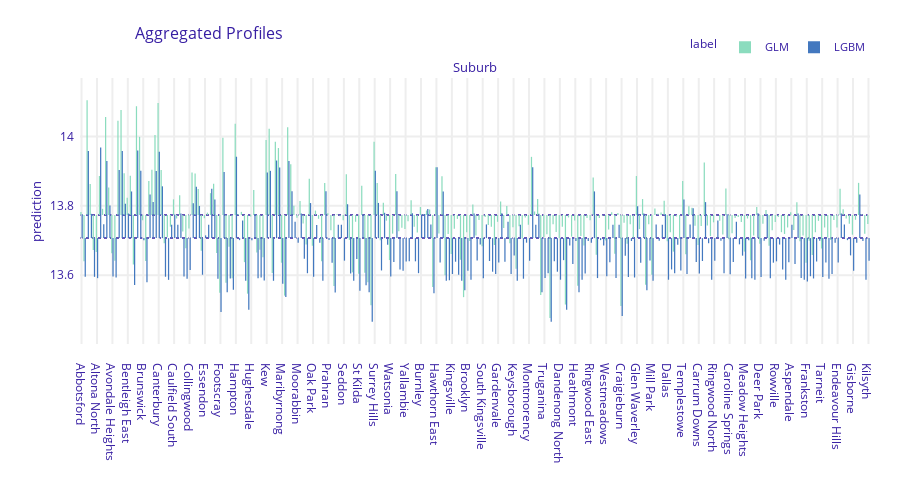

Write notebook code for a chart like this one.
### Code cell
plot_pdp(glm_explainer, lgbm_explainer, "Suburb", variable_type = "categorical")

### Figure 1 — Plotly figure (JSON) as saved in the notebook; plotly's stock layout.template omitted (floating-point values rounded to 4 significant figures; data arrays with more than 128 entries replaced by an {"elided": "..."} marker saying what was removed)
{"data": [{"alignmentgroup": "True", "base": {"elided": "256 float values"}, "customdata": {"elided": "256x3 mixed values"}, "hovertemplate": "<b>%{hovertext}</b><br><br>mean_prediction=%{base:.3f}<br>prediction=%{customdata[0]:.3f}<extra></extra>", "hovertext": {"elided": "256 str values"}, "legendgroup": "GLM", "marker": {"color": "#8bdcbe", "pattern": {"shape": ""}}, "name": "GLM", "offsetgroup": "GLM", "orientation": "v", "showlegend": true, "textposition": "auto", "type": "bar", "x": {"elided": "256 str values"}, "xaxis": "x", "y": {"elided": "256 float values"}, "yaxis": "y"}, {"alignmentgroup": "True", "base": {"elided": "256 float values"}, "customdata": {"elided": "256x3 mixed values"}, "hovertemplate": "<b>%{hovertext}</b><br><br>mean_prediction=%{base:.3f}<br>prediction=%{customdata[0]:.3f}<extra></extra>", "hovertext": {"elided": "256 str values"}, "legendgroup": "LGBM", "marker": {"color": "#4378bf", "pattern": {"shape": ""}}, "name": "LGBM", "offsetgroup": "LGBM", "orientation": "v", "showlegend": true, "textposition": "auto", "type": "bar", "x": {"elided": "256 str values"}, "xaxis": "x", "y": {"elided": "256 float values"}, "yaxis": "y"}], "layout": {"annotations": [{"font": {"size": 13}, "showarrow": false, "text": "Suburb", "x": 0.5, "xanchor": "center", "xref": "paper", "y": 1.0, "yanchor": "bottom", "yref": "paper"}, {"font": {"size": 13}, "showarrow": false, "text": "prediction", "textangle": -90, "x": -0.07, "xref": "paper", "y": 0.5, "yref": "paper"}], "barmode": "group", "font": {"color": "#371ea3"}, "height": 489, "hovermode": "x unified", "legend": {"font": {"size": 11}, "itemsizing": "constant", "orientation": "h", "title": {"font": {"size": 12}, "text": "label"}, "tracegroupgap": 0, "x": 1, "xanchor": "right", "y": 1.061, "yanchor": "bottom"}, "margin": {"b": 71, "r": 30, "t": 78}, "shapes": [{"layer": "below", "line": {"color": "#371ea3", "dash": "dot", "width": 1.5}, "type": "line", "x0": 0, "x1": 1, "xref": "x domain", "y0": 13.77, "y1": 13.77, "yref": "y"}, {"layer": "below", "line": {"color": "#371ea3", "dash": "dot", "width": 1.5}, "type": "line", "x0": 0, "x1": 1, "xref": "x domain", "y0": 13.71, "y1": 13.71, "yref": "y"}], "title": {"font": {"size": 16}, "text": "Aggregated Profiles", "x": 0.15}, "xaxis": {"anchor": "y", "automargin": true, "domain": [0.0, 1.0], "fixedrange": true, "gridwidth": 2, "showticklabels": true, "tickcolor": "white", "ticklen": 10, "ticks": "outside", "title": {"text": ""}, "type": "category"}, "yaxis": {"anchor": "x", "automargin": true, "domain": [0.0, 1.0], "fixedrange": true, "gridwidth": 2, "range": [13.4, 14.17], "tickcolor": "white", "ticklen": 3, "ticks": "outside", "title": {"text": ""}, "type": "linear", "zeroline": false}}}
